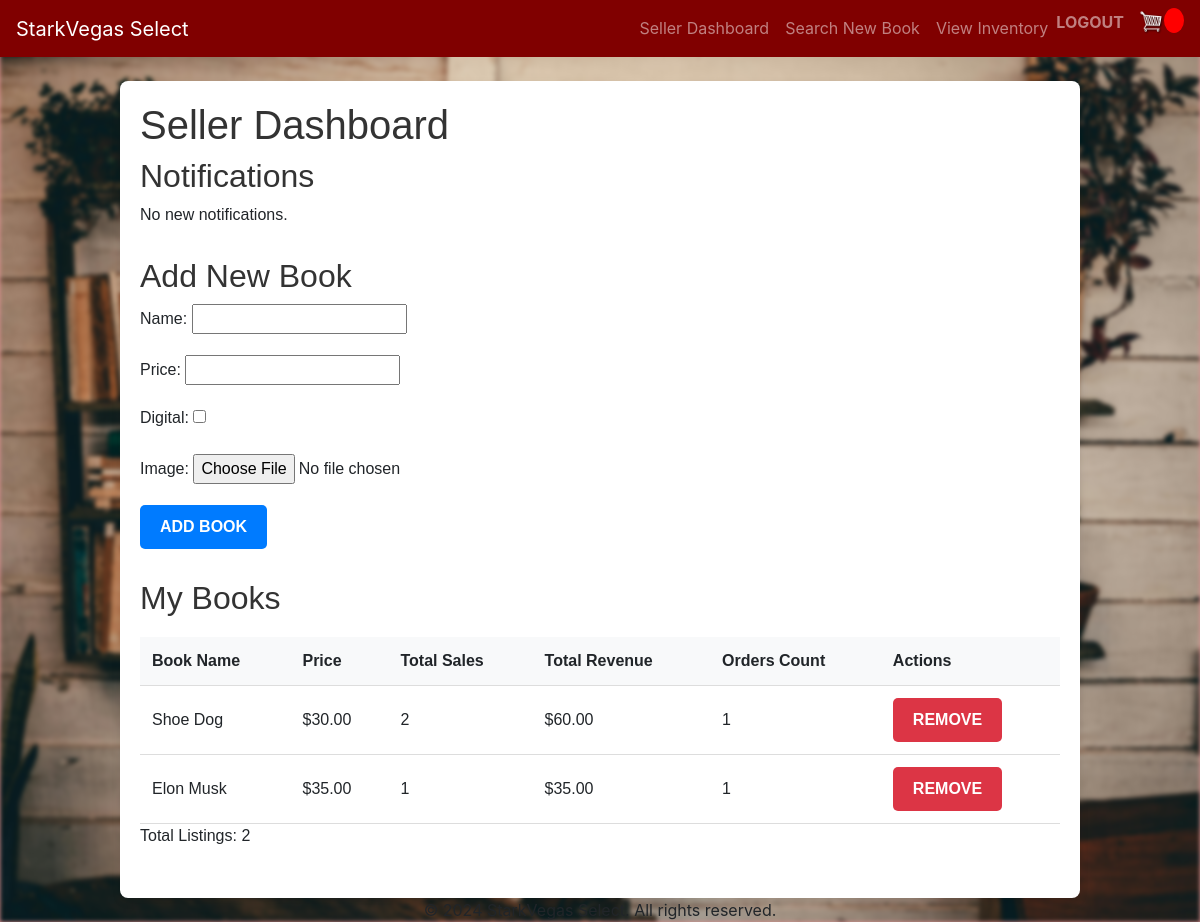
The page /seller_dashboard/ (signed in) on the database its author committed.
### store/models.py (models this page shows, shortened)
class Product(models.Model):
    name = models.CharField(max_length=200, blank=False)
    author = models.CharField(max_length=255, default='Unknown')
    num_pages = models.IntegerField(null=True, blank=True)  # Allow null values
    description = models.TextField(default='No description available')
    price = models.DecimalField(max_digits=10, decimal_places=2)
    digital = models.BooleanField(default=False)
    image = models.ImageField(upload_to='product_images/', null=True, blank=True)
    seller = models.ForeignKey(Profile, on_delete=models.SET_NULL, null=True, blank=True, related_name='products')
    average_rating = models.FloatField(default=0.0, blank=True)
    ratings_count = models.IntegerField(default=0, blank=True)

### store/views.py (the view)
# urls.py: path('seller_dashboard/', views.seller_dashboard, name='seller_dashboard'),
def seller_dashboard(request):
    if not (request.user.is_authenticated and request.user.profile.is_seller):
        return redirect('login')
    if request.method == 'POST':
        add_book_form = AddBookForm(request.POST, request.FILES)
        if add_book_form.is_valid():
            new_book = add_book_form.save(commit=False)
            new_book.seller = request.user.profile
            new_book.save()
            return redirect('seller_dashboard')
    else:
        add_book_form = AddBookForm()
    seller_books = Product.objects.filter(seller=request.user.profile).prefetch_related('order_items')
    book_sales_data = seller_books.annotate(
        total_sales=Sum('order_items__quantity'),
        total_revenue=Sum(F('order_items__quantity') * F('price'), output_field=DecimalField()),
        order_count=Count('order_items')
    )
    notifications = Notification.objects.filter(recipient=request.user, read=False)
    total_listings = seller_books.count()
    context = {
        'add_book_form': add_book_form,
        'book_sales_data': book_sales_data,
        'total_listings': total_listings,
        'notifications': notifications,
    }
    return render(request, 'store/seller_dashboard.html', context)

### store/forms.py
class AddBookForm(forms.ModelForm):
    class Meta:
        model = Product
        fields = ['name', 'price', 'digital', 'image']

### store/templates/store/seller_dashboard.html (shortened to what this page needs)
{% extends 'store/main.html' %}
{% load static %}
{% block content %}
<div class="dashboard-container">
    <h1>Seller Dashboard</h1>
    <section id="notifications">
        <h2>Notifications</h2>
        <div id="notification-list">
            {% for notification in notifications %}
            <div class="notification" id="notification-{{ notification.id }}">
                {{ notification.message }}
                <button type="button" class="btn-clear" onclick="clearNotification({{ notification.id }});">Clear</button>
            </div>
            {% empty %}
            <p>No new notifications.</p>
            {% endfor %}
        </div>
    </section>
    <section>
        <h2>Add New Book</h2>
        <form method="post" enctype="multipart/form-data">
            {{ add_book_form.as_p }}
            <button type="submit" class="btn btn-primary">Add Book</button>
        </form>
    </section>
    <section>
        <h2>My Books</h2>
        <table class="book-table">
            <thead>
                <tr>
                    <th>Book Name</th>
                    <th>Price</th>
                    <th>Total Sales</th>
                    <th>Total Revenue</th>
                    <th>Orders Count</th>
                    <th>Actions</th>
                </tr>
            </thead>
            <tbody>
                {% for book in book_sales_data %}
                <tr>
                    <td>{{ book.name }}</td>
                    <td>${{ book.price|floatformat:2 }}</td>
                    <td>{{ book.total_sales }}</td>
                    <td>${{ book.total_revenue|floatformat:2 }}</td>
                    <td>{{ book.order_count }}</td>
                    <td>
                        <a href="{% url 'remove_listing' book.id %}" class="btn btn-danger">Remove</a>
                    </td>
                </tr>
                {% empty %}
                <tr>
                    <td colspan="6">No books found.</td>
                </tr>
                {% endfor %}
            </tbody>
        </table>
        <p>Total Listings: {{ total_listings }}</p>
    </section>
</div>
{% endblock %}

### static/css/main.css (style rules this page uses)
body { background-color: hsl(0, 51%, 71%); }
h1,h2,h3,h4,h5,h6 { color:hsl(0, 0%, 30%); }
.btn { border-radius: 0; }

### store/templates/store/seller_dashboard.html (style rules this page uses)
.dashboard-container { max-width: 960px; margin: 0 auto; padding: 20px; background-color: #ffffff; border-radius: 8px; box-shadow: 0 4px 8px rgba(0,0,0,0.1); font-family: 'Arial', sans-serif; }
h1, h2 { color: #333; }
.btn { padding: 10px 20px; border-radius: 5px; text-transform: uppercase; font-weight: bold; cursor: pointer; text-align: center; display: inline-block; }
.btn-primary { background-color: #007bff; color: white; border: none; }
.btn-danger { background-color: #dc3545; color: white; border: none; }
.book-table { width: 100%; border-collapse: collapse; margin-top: 20px; }
.book-table th, .book-table td { padding: 12px; border-bottom: 1px solid #ddd; text-align: left; }
.book-table th { background-color: #f8f9fa; }
.book-table td { vertical-align: middle; }
section { margin-bottom: 30px; }

### rows shown on the page
Product: name "Shoe Dog", price "30.00", total_sales "2", total_revenue "60.00", order_count "1"
Product: name "Elon Musk", price "35.00", total_sales "1", total_revenue "35.00", order_count "1"

### other values the page prints
{{ total_listings }} "2"
